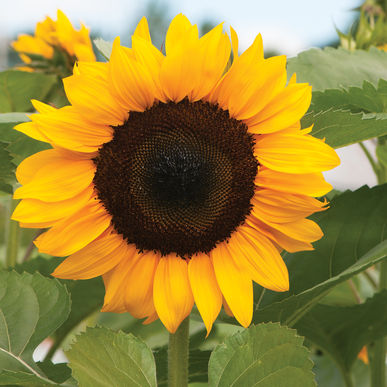
%> input picture steg/sunfl.jpg, 387 x 387 px
$ octave steg.m   (GNU Octave 9; MATLAB toolbox functions it lacks are replaced by stand-ins)
%> lines starting %> are read from the running program, lines starting %| are printed output that depends on the picture; in (x1, y1, x2, y2) boxes, pixels count from 0 and x2, y2 are one past the last pixel; in counts of white or black regions, pixels touching at a corner belong together; the program's own positions count from 1
pkg load image;
pkg load communications;
img=imread('sunfl.jpg');
%> img is the input picture: size 387x387x3 uint8; mean R, G, B 155.3, 133.5, 56.6
a=rgb2gray(img);
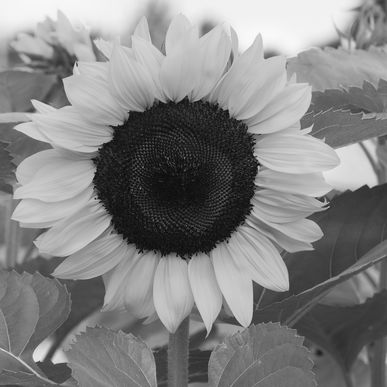
%> a: size 387x387 uint8; min 3, max 253, mean 131.3
a=uint8(a);
figure();
subplot(4,1,1);
imshow(a);
title('Original Image');
enc=a;
message='hellokira';

ax=subplot(4,1,2);
text(0.5,0.5,message);
set(ax,'visible','off');
title('Message');

ml=length(message);
ascii=uint8(message);
ascii
binstr=transpose(dec2bin(ascii,8));
binstr=binstr(:);
len=length(binstr);
bn=zeros(len,1);
for i=1:len
  if(binstr(i)=='1')
    bn(i)=1;
  else
    bn(i)=0;
  end
end
row=rows(a);
%> row = 387
col=columns(a);
%> col = 387
r=72;
c=20;
k=1;
d=0;
for i=r:r+ml-1
  for j=c:c+7
    lsb=bitget(a(i,j),1);
    if(lsb==bn(k))
      enc(i,j)=a(i,j);
    else
      if(lsb==1)
        enc(i,j)=a(i,j)-1;
      else
        enc(i,j)=a(i,j)+1;
      end
    end
    k=k+1;
  end
end
%> enc: size 387x387 uint8; 0.02% of pixels changed, all inside (x1, y1, x2, y2) = (19, 71, 27, 80)
%> after the loop, k = 73

subplot(4,1,3);
imshow(enc);
imwrite(enc,'end.bmp');
z=double(imread('end.bmp'));
%> z: size 387x387 double; min 3, max 253, mean 131.3; mean of the top-left, top-right, bottom-left and bottom-right quarters 144.4, 158.3, 118.4, 104.2
title('Encoded image');
decbn=zeros(len,1);
k=1;
for i=r:r+ml-1
  kl=k*8;
  for j=c:c+7
    decbn(kl)=bitget(z(i,j),1);
    kl=kl-1;
  end
  k=k+1;
end
%> after the loop, decbn = 72 values, max 1 at index 4, min 0 at index 1, mean 0.514; k = 10
str=[];
for i=1:8:len
  transpose(decbn(i:i+7))
  arr=transpose(decbn(i:i+7));
  bd=bi2de(arr);
  bd
  str=[str bd];
end
%> this loop made 9 passes
%> (arr, bd, str) on passes 1 to 9: ([0 0 0 1 0 1 1 0], 104, 104), ([1 0 1 0 0 1 1 0], 101, [104 101]), ([0 0 1 1 0 1 1 0], 108, [104 101 108]), ([0 0 1 1 0 1 1 0], 108, [104 101 108 108]), ([1 1 1 1 0 1 1 0], 111, [104 101 108 108 111]), ([1 1 0 1 0 1 1 0], 107, [104 101 108 108 111 107]), ([1 0 0 1 0 1 1 0], 105, [104 101 108 108 111 107 105]), ([0 1 0 0 1 1 1 0], 114, [104 101 108 108 111 107 105 114]), ([1 0 0 0 0 1 1 0], 97, [104 101 108 108 111 107 105 114 97])

ax=subplot(4,1,4);
text(0.5,0.5,char(str));
set(ax,'visible','off');
title('Decoded message');
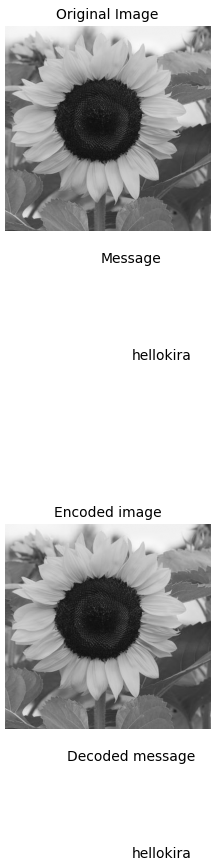
%> figure redrawn from the program's plot data, 4 panels
